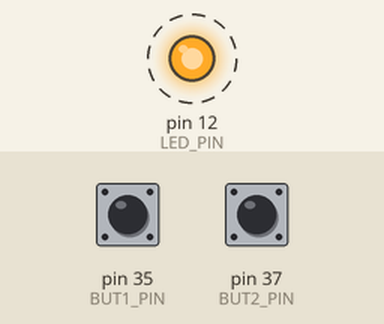
The sketch below on a simulated Arduino Mega 2560, built with avr-gcc and run on an emulated ATmega2560. Shown: output pins drawn as LEDs (lit = HIGH). Dashed ring = blinking. The test bench sets the inputs (shaded band); at power-on: pin 35 (BUT1_PIN) HIGH, pin 37 (BUT2_PIN) HIGH.

Above: at 0.5 s.
Timing chart, 0 to 4.6 s (numbered marks = the images above):
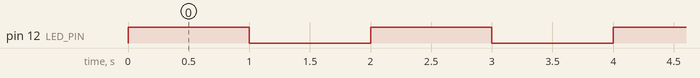

The sketch:

ex2.ino
```cpp
#define LED_PIN 12
#define BUT1_PIN 35
#define BUT2_PIN 37
#include <stdlib.h>

//variáveis globais de estado do led e dos butões
int but1State = HIGH;
int ledState = HIGH;
int but2State = HIGH;

int waitForButton1 = 0;
int waitForButton2 = 0;

long interval = 1000;
unsigned long current = 0;

void setup() {
  Serial.begin(9600);
  pinMode(LED_PIN, OUTPUT); //registra pino do led como saída
  pinMode(BUT1_PIN, INPUT); //registra pino do butão 1 como entrada
  pinMode(BUT2_PIN, INPUT); //registra pino do butão 2 como entrada
}

void loop() {
  unsigned long time = millis();

  digitalWrite(LED_PIN, ledState);
  if(time - current >= interval) {
     current = time;
     if(ledState == HIGH) {
       ledState = LOW;
     } else {
        ledState = HIGH;
     }
  }

  int currentBut1State = digitalRead(BUT1_PIN);
  int currentBut2State = digitalRead(BUT2_PIN);

  // se o botão 1 for apertado (ou seja, somente de  HIGH->LOW), desacelera
  if (currentBut1State==LOW && but1State==HIGH) {
      interval += 50;
      if(waitForButton1 && waitForButton1 <= 500) { // se estiver esperando por ele a 500ms ou menos, para
        waitForButton1 = 0;
        digitalWrite(LED_PIN, HIGH);
        exit(1);
      } else {
        waitForButton2 = millis(); // se não, espera pelo botão 2
      }

  }

  // se o botão 2 for apertado (ou seja, somente de  HIGH->LOW), acelera
  if (currentBut2State==LOW && but2State==HIGH) {
      interval -= 50;
      if(waitForButton2 && waitForButton2 <= 500) { // se estiver esperando por ele a 500ms ou menos, par
        waitForButton1 = 0;
        digitalWrite(LED_PIN, HIGH);
        exit(1);
      } else {
        waitForButton1 = millis(); // se não, espera pelo botão 2
      }
  }

  if(currentBut1State != but1State) {
    but1State = currentBut1State;
  }

  if(currentBut2State != but2State) {
    but2State = currentBut2State;
  }
}
```

Measured:
- by itself, pin 12 (LED_PIN): alternates HIGH for 1.0 s and LOW for 1.0 s
